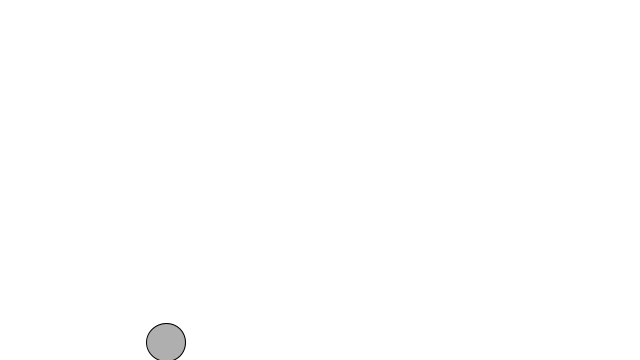
Frame 1 (no input)
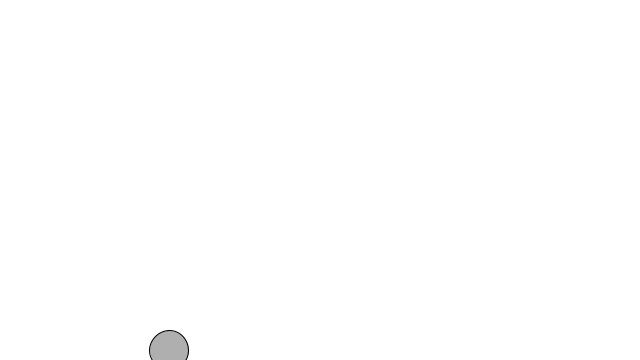
Frame 60 (the mouse pressed at the canvas centre just before this capture)
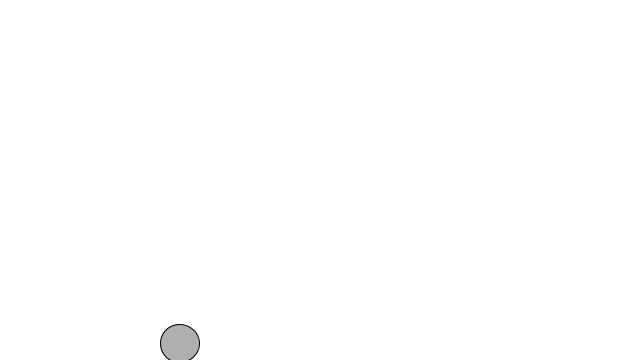
Frame 120 (the mouse held since frame 60 and released just before this capture)

The Processing sketch that drew these frames (run headless with seeded random() and noise(); from frame 60 on, the mouse is pressed at the canvas centre):

// Processing sketch: c2_7_friction
// ── c2_7_friction.pde
// 摩擦 Friction
// 摩擦とは運動などによるエネルギーが熱エネルギーに
// 変換されることによりそのエネルギーが減少していくこと（これを散逸力という)。
//
// 公式は
// Friction = -1 * μ* N * v
// 公式の '-1' と 'v' は物が動く方向とは逆に向かう単位ベクトルを表す
// 'μ(ミュー)'は摩擦係数を表す。摩擦係数は特定の表面における摩擦係数力の強さを決定する。
// 'N'は垂直抗力(normal force)を表す。垂直抗力は表面上を動く物体に直角に接する力
class Mover{

  PVector location;
  PVector velocity;
  PVector acceleration;

  float mass;

  public Mover(float m, PVector loc){
    location = loc;
    velocity = new PVector(0, 0);
    acceleration = new PVector(0, 0);
    // 質量
    mass = m;
  }

  /**
   * 力を加える
   * @param force 力のベクトル
   */
  void applyForce(PVector force){
    // 力を質量で割る
    PVector f = PVector.div(force, mass);
    // 力を加速度に積算する
    acceleration.add(f);
  }

  void update(){
    // 力を加え
    velocity.add(acceleration);
    location.add(velocity);
    // 力(加速度)を元に戻す
    acceleration.mult(0);
  }

  void display(){
    stroke(0);
    fill(175);
    // 質量に応じて大きさを変える
    ellipse(location.x, location.y, mass * 6, mass* 6);
  }

  /**
   * 端に付いたら反対に側に行く
   */
  void checkEdges(){
    float dist;
    PVector left;

    if(location.x > width){
      location.x = width;
      velocity.x *= -1;
    }else if(location.x < 0){
      location.x = 0;
      velocity.x *= -1;
    }

    if(location.y > height){
      location.y = height;
      velocity.y *= -1;
    }

  }
}

Mover[] movers = new Mover[1];

void setup(){
  size(640, 360);
  for (int i = 0; i < movers.length; i++) {
    movers[i] = new Mover(random(10), new PVector(random(width), random(height)));
  }

}

void draw(){
  background(255);
  // 風をシミュレート
  PVector wind = new PVector(0.01, 0);
  // 重力をシミュレート
  PVector gravity = new PVector(0, 0.1);

  for (int i = 0; i < movers.length; i++) {
    // 摩擦係数
    float c = -0.01;
    // 摩擦力を導出
    PVector friction = movers[i].velocity.get();
    friction.mult(-1);
    friction.normalize();
    friction.mult(c);

    // 摩擦力を追加
    movers[i].applyForce(friction);

    movers[i].applyForce(wind);
    movers[i].applyForce(gravity);
    movers[i].checkEdges();
    movers[i].update();
    movers[i].display();
  }
}
